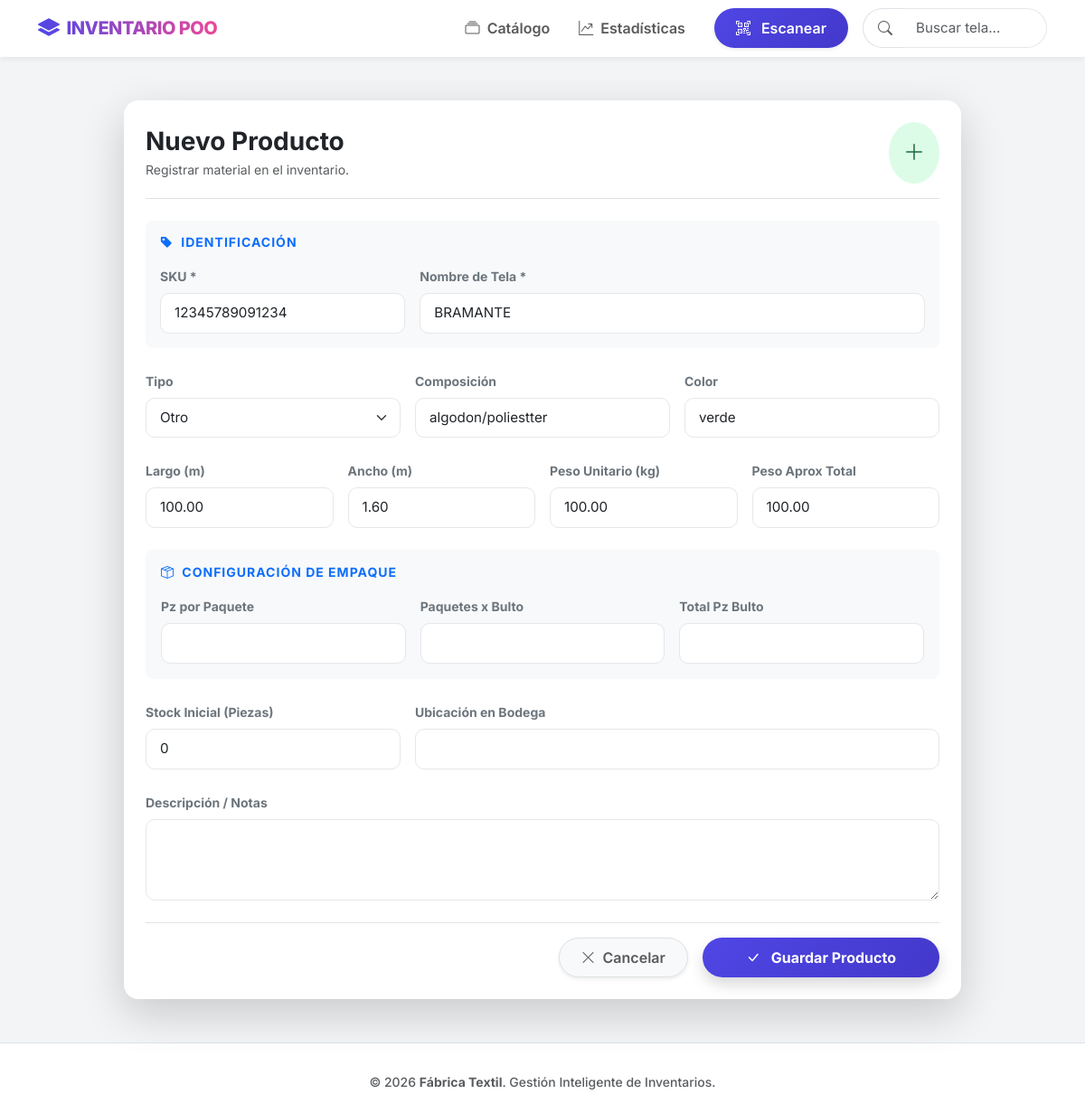
The page /inventario/producto/12345789091234/editar/ (signed in) on the database its author committed.
### app/models.py (models this page shows, shortened)
class Producto(models.Model):
    sku = models.CharField(max_length=50, unique=True, primary_key=True, verbose_name="SKU")
    nombre_tela = models.CharField(max_length=200, verbose_name="Nombre de Tela (Artículo)")
    tipo = models.CharField(max_length=50, choices=TIPO_CHOICES, default='Tela')
    color = models.CharField(max_length=100, blank=True, null=True)
    composicion = models.CharField(max_length=200, blank=True, null=True)
    largo = models.DecimalField(max_digits=5, decimal_places=2, blank=True, null=True, verbose_name="Largo (m)")
    ancho = models.DecimalField(max_digits=5, decimal_places=2, blank=True, null=True, verbose_name="Ancho (m)")
    peso_por_pieza = models.DecimalField(max_digits=10, decimal_places=2, blank=True, null=True, verbose_name="Peso por Pieza (kg)")
    peso_aprox = models.DecimalField(max_digits=10, decimal_places=2, blank=True, null=True, verbose_name="Peso Aproximado (kg)")
    paquete_pz = models.IntegerField(blank=True, null=True, verbose_name="Piezas por Paquete (PAQUETE)")
    paquetes_bulto = models.IntegerField(blank=True, null=True, verbose_name="Paquetes por Bulto")
    bulto_pz = models.IntegerField(blank=True, null=True, verbose_name="Piezas por Bulto (BULTO)")
    pz = models.IntegerField(default=0, verbose_name="Piezas (Stock Actual)")
    ubicacion = models.CharField(max_length=100, blank=True, null=True, verbose_name="Ubicación")
    descripcion = models.TextField(blank=True, null=True, verbose_name="Descripción / Notas")

### app/views.py (the view)
# urls.py: path('producto/<str:sku>/editar/', views.editar_producto, name='editar_producto'),
@login_required
def editar_producto(request, sku):
    producto = get_object_or_404(Producto, sku=sku)
    if request.method == 'POST':
        form = ProductoForm(request.POST, instance=producto)
        if form.is_valid():
            form.save()
            return redirect('app:detalle_producto', sku=producto.sku)
    else:
        form = ProductoForm(instance=producto)
    contexto = { 'form': form, 'titulo': f'Editando: {producto.sku}', 'producto': producto }
    return render(request, 'app/producto_form.html', contexto)

### app/templates/app/producto_form.html (shortened to what this page needs)
{% extends "app/base.html" %}
{% load static %}
{% block content %}
<div class="row justify-content-center fade-in-up">
    <div class="col-lg-10">
        <div class="card-modern bg-white p-4 shadow-lg border-0">
            <div class="d-flex justify-content-between align-items-center mb-4 border-bottom pb-3">
                <div>
                    <h3 class="fw-bold text-dark mb-1">Nuevo Producto</h3>
                    <p class="text-muted small mb-0">Registrar material en el inventario.</p>
                </div>
                <div class="p-3 rounded-circle bg-success-subtle text-success">
                    <i class="bi bi-plus-lg fs-4"></i>
                </div>
            </div>
            <form method="post">
                <div class="bg-light rounded-3 p-3 mb-4">
                    <h6 class="text-uppercase text-primary fw-bold small mb-3 ls-1">
                        <i class="bi bi-tag-fill me-1"></i> Identificación
                    </h6>
                    <div class="row g-3">
                        <div class="col-md-4">
                            <label class="form-label small fw-bold text-secondary">SKU *</label>
                            {{ form.sku }}
                        </div>
                        <div class="col-md-8">
                            <label class="form-label small fw-bold text-secondary">Nombre de Tela *</label>
                            {{ form.nombre_tela }}
                        </div>
                    </div>
                </div>
                <div class="row g-3 mb-4">
                    <div class="col-md-4">
                        <label class="form-label small fw-bold text-secondary">Tipo</label>
                        {{ form.tipo }}
                    </div>
                    <div class="col-md-4">
                        <label class="form-label small fw-bold text-secondary">Composición</label>
                        {{ form.composicion }}
                    </div>
                    <div class="col-md-4">
                        <label class="form-label small fw-bold text-secondary">Color</label>
                        {{ form.color }}
                    </div>
                </div>
                <div class="row g-3 mb-4">
                    <div class="col-6 col-md-3">
                        <label class="form-label small fw-bold text-secondary">Largo (m)</label>
                        {{ form.largo }}
                    </div>
                    <div class="col-6 col-md-3">
                        <label class="form-label small fw-bold text-secondary">Ancho (m)</label>
                        {{ form.ancho }}
                    </div>
                    <div class="col-6 col-md-3">
                        <label class="form-label small fw-bold text-secondary">Peso Unitario (kg)</label>
                        {{ form.peso_por_pieza }}
                    </div>
                    <div class="col-6 col-md-3">
                        <label class="form-label small fw-bold text-secondary">Peso Aprox Total</label>
                        {{ form.peso_aprox }}
                    </div>
                </div>
                <div class="bg-light rounded-3 p-3 mb-4 border border-light">
                    <h6 class="text-uppercase text-primary fw-bold small mb-3 ls-1">
                        <i class="bi bi-box-seam me-1"></i> Configuración de Empaque
                    </h6>
                    <div class="row g-3">
                        <div class="col-4">
                            <label class="form-label small fw-bold text-secondary">Pz por Paquete</label>
                            {{ form.paquete_pz }}
                        </div>
                        <div class="col-4">
                            <label class="form-label small fw-bold text-secondary">Paquetes x Bulto</label>
                            {{ form.paquetes_bulto }}
                        </div>
                        <div class="col-4">
                            <label class="form-label small fw-bold text-secondary">Total Pz Bulto</label>
                            {{ form.bulto_pz }}
                        </div>
                    </div>
                </div>
                <div class="row g-3 mb-4">
                    <div class="col-md-4">
                        <label class="form-label small fw-bold text-secondary">Stock Inicial (Piezas)</label>
                        {{ form.pz }}
                    </div>
                    <div class="col-md-8">
                        <label class="form-label small fw-bold text-secondary">Ubicación en Bodega</label>
                        {{ form.ubicacion }}
                    </div>
                </div>
                <div class="mb-4">
                    <label class="form-label small fw-bold text-secondary">Descripción / Notas</label>
                    {{ form.descripcion }}
                </div>
                <div class="d-flex justify-content-end gap-3 pt-3 border-top">
                    <a href="{% url 'app:lista_productos' %}" class="btn btn-light border px-4 rounded-pill fw-semibold text-muted shadow-sm text-decoration-none d-flex align-items-center">
                        <i class="bi bi-x-lg me-2"></i> Cancelar
                    </a>
                    <button type="submit" class="btn btn-gradient px-5 rounded-pill shadow text-white fw-bold border-0">
                        <i class="bi bi-check-lg me-2"></i> Guardar Producto
                    </button>
                </div>
            </form>
        </div>
    </div>
</div>
{% endblock %}

### app/static/app/css/style.css (style rules this page uses)
:root { --primary-color: #4f46e5; --secondary-color: #ec4899; --bg-color: #f3f4f6; --glass-bg: rgba(255, 255, 255, 0.95); --text-dark: #1f2937; --text-light: #6b7280; --radius: 16px; --shadow: 0 10px 30px -10px rgba(0, 0, 0, 0.1); }
body { background-color: var(--bg-color); font-family: 'Inter', system-ui, -apple-system, sans-serif; color: var(--text-dark); min-height: 100vh; display: flex; flex-direction: column; }
.card-modern { background: white; border: none; border-radius: var(--radius); box-shadow: var(--shadow); transition: transform 0.3s ease, box-shadow 0.3s ease; overflow: hidden; }
.btn-gradient { background: linear-gradient(135deg, var(--primary-color), #4338ca); border: none; color: white; padding: 10px 20px; border-radius: 8px; font-weight: 600; transition: all 0.2s; }

### app/templates/app/producto_form.html (style rules this page uses)
.ls-1 { letter-spacing: 1px; }
.fade-in-up { animation: fadeInUp 0.6s ease-out forwards; }
input.form-control, select.form-select, textarea.form-control { border-radius: 10px; padding: 10px 15px; border: 1px solid #e5e7eb; font-size: 0.95rem; transition: all 0.2s; }
.bg-success-subtle { background-color: #dcfce7 !important; color: #166534 !important; }
.btn-gradient { background: linear-gradient(135deg, var(--primary-color, #4f46e5), #4338ca); transition: transform 0.2s, box-shadow 0.2s; }

### rows shown on the page
Producto: sku "12345789091234", nombre_tela "BRAMANTE", tipo "Otro", composicion "algodon/poliestter", color "verde", largo "100.00", ancho "1.60", peso_por_pieza "100.00", peso_aprox "100.00", pz "0"
